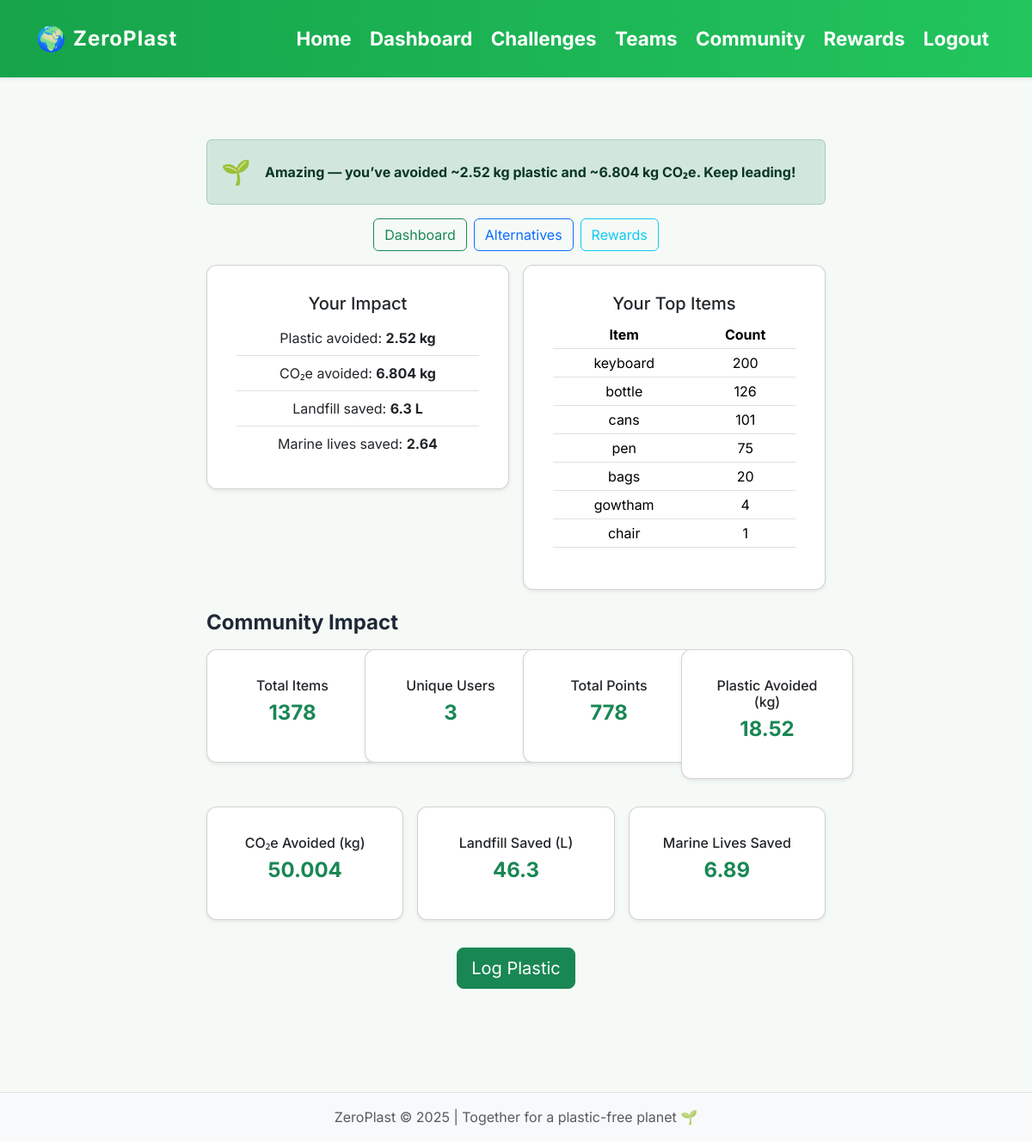
/community/community (signed in), run on the app's committed database.
### models.py (models this page shows)
class PlasticLog(db.Model):
    id = db.Column(db.Integer, primary_key=True)
    item = db.Column(db.String(150))
    quantity = db.Column(db.Integer)
    created_at = db.Column(db.DateTime, default=datetime.utcnow)
    user_id = db.Column(db.Integer, db.ForeignKey('user.id'))

### routes/community.py (the view)
@community_bp.route('/community')
@login_required
def community_page():
    nudge = nudge_for_user(current_user.id)
    community = community_impact_summary()
    return render_template('community.html', nudge=nudge, community=community)

### main.py (called while the page is built)
@login_manager.user_loader
def load_user(user_id):
    return models.User.query.get(int(user_id))

### utils.py (called while the page is built)
def community_impact_summary() -> dict:
    from models import PlasticLog, User, PointsLog
    by_item = {}
    total_items = 0
    rows = db.session.query(PlasticLog.item, func.sum(PlasticLog.quantity)) \
        .group_by(PlasticLog.item).all()
    for item, count in rows:
        by_item[item] = int(count)
        total_items += int(count)
    unique_users = db.session.query(func.count(distinct(PlasticLog.user_id))).scalar() or 0
    total_points = db.session.query(func.sum(PointsLog.delta)).scalar() or 0
    impact = estimate_impacts_from_counts(by_item)
    return {
        "total_items": total_items,
        "unique_users": unique_users,
        "total_points": total_points,
        "impact": impact,
        "by_item": by_item
    }

### templates/community.html
{% extends "base.html" %}
{% block content %}
<div class="container py-4">
  <div class="row mb-4">
    <div class="col-md-8 mx-auto">
      <div class="alert alert-success d-flex align-items-center" role="alert">
        <span class="fs-3 me-3">🌱</span>
        <div>
          <strong>{{ nudge.message }}</strong>
        </div>
      </div>
        <div class="d-flex flex-wrap justify-content-center gap-2 mb-3">
          <a href="{{ url_for('dashboard.dashboard') }}" class="btn btn-outline-success">Dashboard</a>
          <a href="{{ url_for('alternatives.show_alternatives') }}" class="btn btn-outline-primary">Alternatives</a>
          <a href="{{ url_for('rewards.rewards_page') }}" class="btn btn-outline-info">Rewards</a>
        </div>
      <div class="row g-3 mb-4">
        <div class="col-md-6">
          <div class="card shadow-sm">
            <div class="card-body">
              <h5 class="card-title">Your Impact</h5>
              <ul class="list-group list-group-flush">
                <li class="list-group-item">Plastic avoided: <b>{{ nudge.details.plastic_kg }} kg</b></li>
                <li class="list-group-item">CO₂e avoided: <b>{{ nudge.details.co2_kg }} kg</b></li>
                <li class="list-group-item">Landfill saved: <b>{{ nudge.details.landfill_l }} L</b></li>
                <li class="list-group-item">Marine lives saved: <b>{{ nudge.details.marine_lives_saved }}</b></li>
              </ul>
            </div>
          </div>
        </div>
        <div class="col-md-6">
          <div class="card shadow-sm">
            <div class="card-body">
              <h5 class="card-title">Your Top Items</h5>
              <table class="table table-sm">
                <thead><tr><th>Item</th><th>Count</th></tr></thead>
                <tbody>
                  {% for item, count in nudge.by_item.items()|sort(attribute='1', reverse=True) %}
                  <tr><td>{{ item }}</td><td>{{ count }}</td></tr>
                  {% endfor %}
                </tbody>
              </table>
            </div>
          </div>
        </div>
      </div>
      <h4 class="fw-bold mb-3">Community Impact</h4>
      <div class="row g-3 mb-4">
        <div class="col-md-3">
          {% set title = "Total Items" %}{% set value = community.total_items %}
          {% include "_impact_card.html" %}
        </div>
        <div class="col-md-3">
          {% set title = "Unique Users" %}{% set value = community.unique_users %}
          {% include "_impact_card.html" %}
        </div>
        <div class="col-md-3">
          {% set title = "Total Points" %}{% set value = community.total_points %}
          {% include "_impact_card.html" %}
        </div>
        <div class="col-md-3">
          {% set title = "Plastic Avoided (kg)" %}{% set value = community.impact.plastic_kg %}
          {% include "_impact_card.html" %}
        </div>
      </div>
      <div class="row g-3 mb-4">
        <div class="col-md-4">
          {% set title = "CO₂e Avoided (kg)" %}{% set value = community.impact.co2_kg %}
          {% include "_impact_card.html" %}
        </div>
        <div class="col-md-4">
          {% set title = "Landfill Saved (L)" %}{% set value = community.impact.landfill_l %}
          {% include "_impact_card.html" %}
        </div>
        <div class="col-md-4">
          {% set title = "Marine Lives Saved" %}{% set value = community.impact.marine_lives_saved %}
          {% include "_impact_card.html" %}
        </div>
      </div>
      <div class="text-center mt-4">
        <a href="{{ url_for('plastic.add_log') }}" class="btn btn-success btn-lg">Log Plastic</a>
      </div>
    </div>
  </div>
</div>
{% endblock %}

### static/css/styles.css (style rules this page uses)
body { font-family: 'Inter', 'Segoe UI', Tahoma, Geneva, Verdana, sans-serif; background: #f6faf7; color: #1f2937; margin: 0; padding: 0; }
.card { flex: 1; min-width: 200px; background: #ffffff; padding: 16px 18px; border-radius: 12px; box-shadow: 0 10px 18px rgba(6, 95, 70, 0.06); text-align: center; }

### data on the page
PlasticLog: item "keyboard", quantity "200"
PlasticLog: item "cans", quantity "101"
PlasticLog: item "bags", quantity "20"
PlasticLog: item "gowtham", quantity "4"

### other printed values
{{ nudge.message }} "Amazing — you’ve avoided ~2.52 kg plastic and ~6.804 kg CO₂e. Keep leading!"
{{ nudge.details.plastic_kg }} "2.52"
{{ nudge.details.co2_kg }} "6.804"
{{ nudge.details.landfill_l }} "6.3"
{{ nudge.details.marine_lives_saved }} "2.64"
{{ item }} "bottle" "pen" "chair"
{{ count }} "126" "75" "1"
{{ title }} "Total Items Unique Users Total Points Plastic Avoided (kg) CO₂e Avoided (kg) Landfill Saved (L) Marine Lives Saved"
{{ value }} "1378 3 778 18.52 50.004 46.3 6.89"
